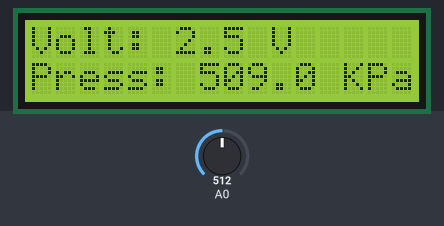
The sketch below on a simulated Arduino Uno, built with avr-gcc and run on an emulated ATmega328P. On the bench: 16×2 character LCD. The inputs (shaded band) are chosen by the test bench; at power-on: A0 = 512.

Above: at 1.2 s.
1.3 s: A0 set to 191
At 2.1 s:
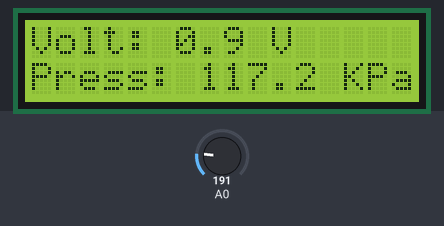
3.1 s: A0 set to 168
At 3.8 s:
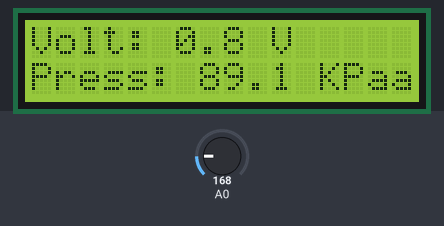
4.7 s: A0 set to 122
At 5.4 s:
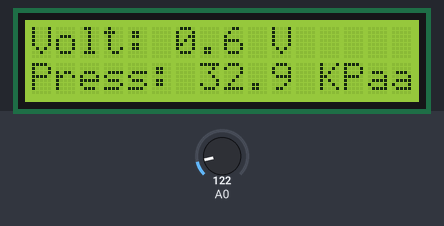
Timing chart, 0 to 7.7 s (numbered marks = the images above; inputs shaded):
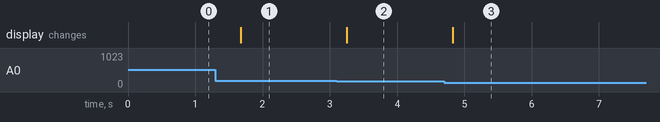

Measured:
- the behaviour switches between 177 and 176 on A0 (found by bisection; images 1 and 2)
- after the input at 1.3 s, the display: changes after 0.37 s (image 1)
- after the input at 3.1 s, the display: changes after 0.15 s (image 2)
- after the input at 4.7 s, the display: changes after 0.13 s (image 3)

The sketch:

Pressure_LCD.ino
```cpp
#include <LCD_I2C.h>

LCD_I2C lcd(0x27, 16, 2);
const float  OffSet = 0.464 ;
float V, P;

void setup() {
  // put your setup code here, to run once:
  lcd.begin();
  lcd.backlight();
}

void loop() {
  // put your main code here, to run repeatedly:
  //Connect sensor to Analog 0
  V = analogRead(0) * 5.00 / 1024;     //Sensor output voltage
  P = (V - OffSet) * 250;             //Calculate water pressure

  lcd.setCursor(0,0);
  lcd.print("Volt: ");
  lcd.print(V,1);
  lcd.print(" V");
  lcd.setCursor(0,1);
  lcd.print("Press: ");
  lcd.print(abs(P), 1);
  lcd.print(" KPa");

  delay(500);
}
```
